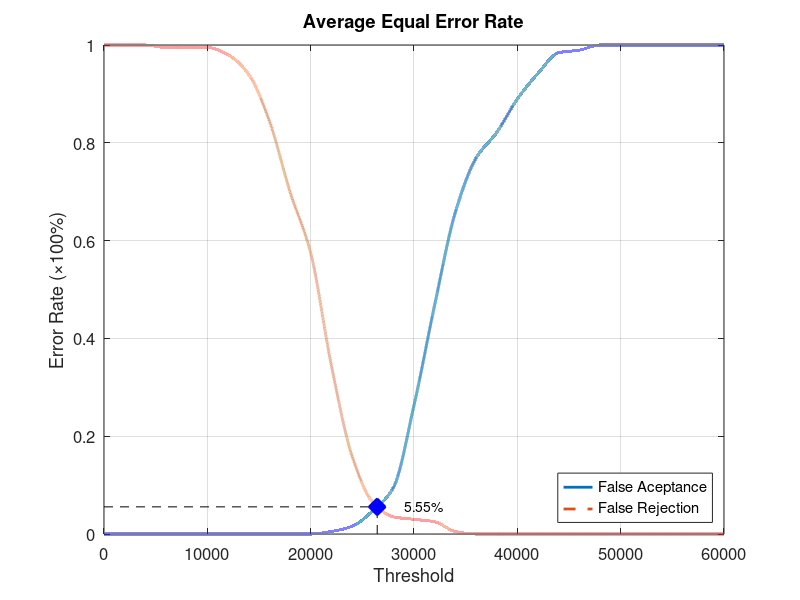
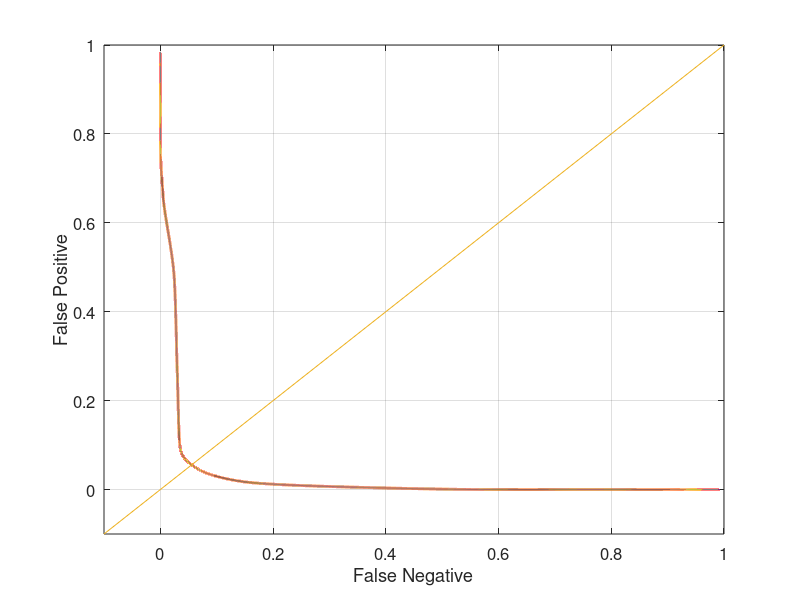

These charts were generated, in order, by the following MATLAB code:
function yEER = Database3_4
close all;
clear;
clc;
x = 0:2000:60000;
xq = 0:0.5:60000;

y0 = [0 0 0 0 0 0 0 0 0 0 0 0.00526316 0.0157895 0.0473684 0.0947368 0.263158 0.468421 0.657895 0.768421 0.821053 0.889474 0.942105 0.984211 0.989474 1 1 1 1 1 1 1];
yy0 = interp1(x, y0, xq, 'pchip');
y1 = [1 1 1 0.995 0.995 0.995 0.98 0.94 0.845 0.7 0.575 0.345 0.16 0.065 0.035 0.03 0.025 0.005 0 0 0 0 0 0 0 0 0 0 0 0 0];
yy1 = interp1(x, y1, xq, 'pchip');

% Calculating EER: 
y2 = abs(y0 - y1);
find(y2 == min(y2))
yy2 = abs(yy0 - yy1);
xEER = find(yy2 == min(yy2));
xEERIndex = xq(xEER) % X-axis EER
yEER = yy0(xEER) % Y-axis EER

main = figure
plot(xq, yy0,'-','LineWidth', 2);	hold on
plot(xq, yy1,'--','LineWidth', 2);	hold on
plot([xEERIndex xEERIndex], [0 yEER], 'k--');	hold on
plot([0 xEERIndex], [yEER yEER], 'k--');	hold on
plot(xEERIndex, yEER, 'bx', 'LineWidth', 10);	hold on
text(xEERIndex + 10 * xEERIndex / 100, yEER, [num2str(round((10000 * yEER)) / 100) '%'])
legend('False Aceptance', 'False Rejection', 'Location', 'SouthEast')
xlabel('Threshold')
ylabel('Error Rate (\times100%)')
title('Average Equal Error Rate')
set(gca, 'FontSize', 12)
axis([0 60000 0 1])
grid on

print(main, 'Database3_4Main', '-dpng');
FNRxFPR = figure('Color', [1 1 1]);
plot(yy1, yy0, '-', yy1, yy0, 'LineWidth', 2);
hold on
y = -0.1:0.1:1
plot(y, y); 
set(gca, 'FontSize', 12)
xlabel('False Negative')
ylabel('False Positive')
axis([-0.1 1 -0.1 1])
set(gca, 'FontSize', 12)
grid on

print(FNRxFPR, 'Database3_4FNRxFPR','-dpng');
end
